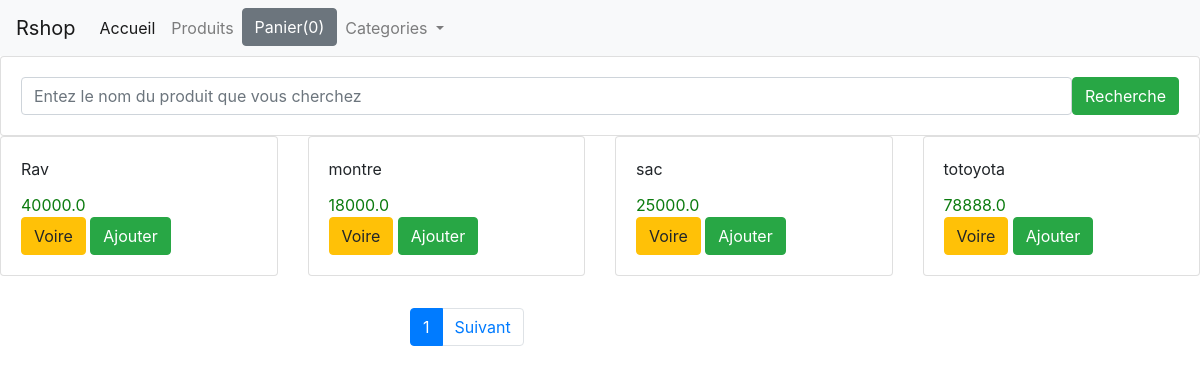
The page / on the database its author committed.
### shop/models.py (models this page shows, shortened)
class Produit(models.Model):
    title=models.CharField(max_length=200)
    price=models.FloatField()
    description=models.TextField()
    category=models.ForeignKey(Category, related_name="category", on_delete=models.CASCADE)
    image=models.CharField(max_length=5000)
    date_added=models.DateTimeField(auto_now=True)
    class Meta:
        ordering= ['-date_added']

### shop/views.py (the view)
# urls.py: path('',index, name='home'),
def index (request):
    product_object=Produit.objects.all()
    item_name=request.GET.get('item-name')
    if item_name !='' and item_name is not None:
        product_object=Produit.objects.filter(title__icontains=item_name)
    paginator=Paginator(product_object,4)
    page=request.GET.get('page')
    product_object=paginator.get_page(page)
    return render(request,'shop/index.html',{'product_object':product_object})

### shop/templates/shop/index.html (shortened to what this page needs)
{% extends "shop/base.html" %}
{% block content %}
<div class="row">
  <div class="col-md-12">
      <form class="card card-sm">
          <div class="card-body row no-gutters align-items-center">
              <div class="col">
                <input type="search" name="item-name" placeholder="Entez le nom du produit que vous cherchez" class="form-control form-control-borderless">
              </div>
              <div class="col-auto">
                  <button type="submit" class="btn btn-success"> Recherche</button>
              </div>
          </div>
      </form>
  </div>
</div>
<div class="row">
  {% for Produit in product_object  %}
  <div class="col-md-3">
    <div class="card">
      {% load static  %}
      <div class="card-body">
        <div id="aa{{Produit.id}}" class="card-title">{{Produit.title}}</div>
    <div style="color:rgb(11, 123, 14)" id="price{{Produit.id}}" class="card-text">{{Produit.price}}</div>
        <a  href="{{Produit.id}}" class="btn btn-warning">Voire</a>
        <button id="{{Produit.id}}"  class="btn ted btn-success">Ajouter</button>
      </div>
    </div>
  </div>
  {% endfor %}
</div>
<div class="row mt-3">
  <div class="col mt-3 offset-md-4">
    <ul class="pagination">
      <li class="page-item active">
           <a class="page-link" href="?page={{product_object.number}}"> {{product_object.number}} </a>
      </li>
      {% if product_object.has_next %}
      <li class="page-item">
        <a class="page-link" href="?page={{product_object.next_page_number}}">Suivant</a>
      </li>
      {% endif %}
    </ul>
  </div>
</div>
{% endblock %}

### shop/templates/shop/base.html (shortened to what this page needs)
<!DOCTYPE html>
<html lang="en">
<head>
  <link rel="stylesheet" href="https://cdn.jsdelivr.net/npm/bootstrap@4.0.0/dist/css/bootstrap.min.css">
</head>
<body>
    <div class="contener">
        <div class="row">
            <div class="col-md-12">
                <nav class="navbar navbar-expand-lg navbar-light bg-light">
                    <a class="navbar-brand" href="{% url 'home' %}">Rshop</a>
                    <div class="collapse navbar-collapse" id="navbarNavDropdown">
                      <ul class="navbar-nav">
                        <li class="nav-item active">
                          <a class="nav-link" href="{% url 'home' %}">Accueil <span class="sr-only">(current)</span></a>
                        </li>
                        <li class="nav-item">
                          <a class="nav-link" href="#">Produits</a>
                        </li>
                        <li class="nav-item">
                          <button id="panier" type="button" data-html="true" class="btn btn-secondary" data-container="body" data-toggle="popover" data-placement="bottom" data-content="Vivamus
                          sagittis lacus vel augue laoreet rutrum faucibus.">
                           Panier(0)
                          </button>
                        </li>
                        <li class="nav-item dropdown">
                          <a class="nav-link dropdown-toggle" href="#" id="navbarDropdownMenuLink" data-toggle="dropdown" aria-haspopup="true" aria-expanded="false">
                          Categories
                          </a>
                        </li>
                      </ul>
                    </div>
                  </nav>
            </div>
        </div>
      {%block content%}
       {% endblock %}
    </div>
</body>
</html>

### rows shown on the page
Produit: title "Rav", price "40000.0"
Produit: title "montre", price "18000.0"
Produit: title "sac", price "25000.0"
Produit: title "totoyota", price "78888.0"

### other values the page prints
{{ product_object.number }} "1"
